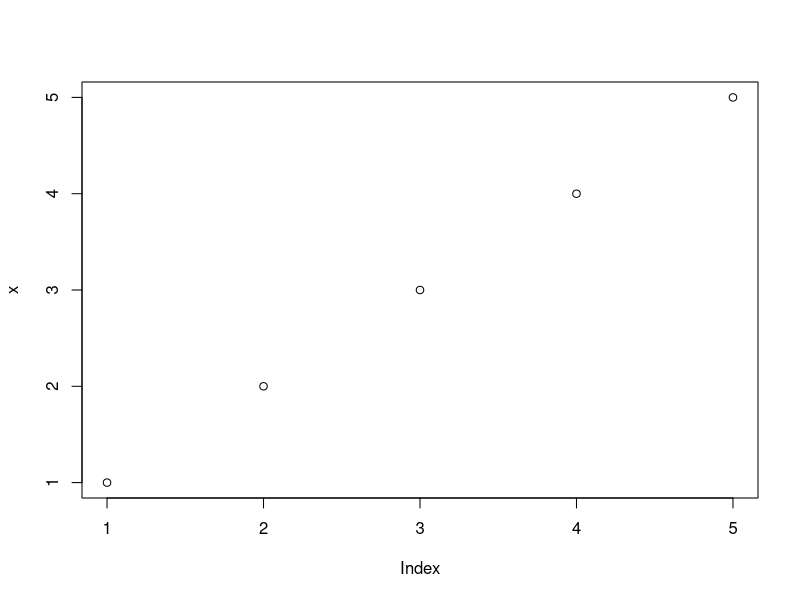
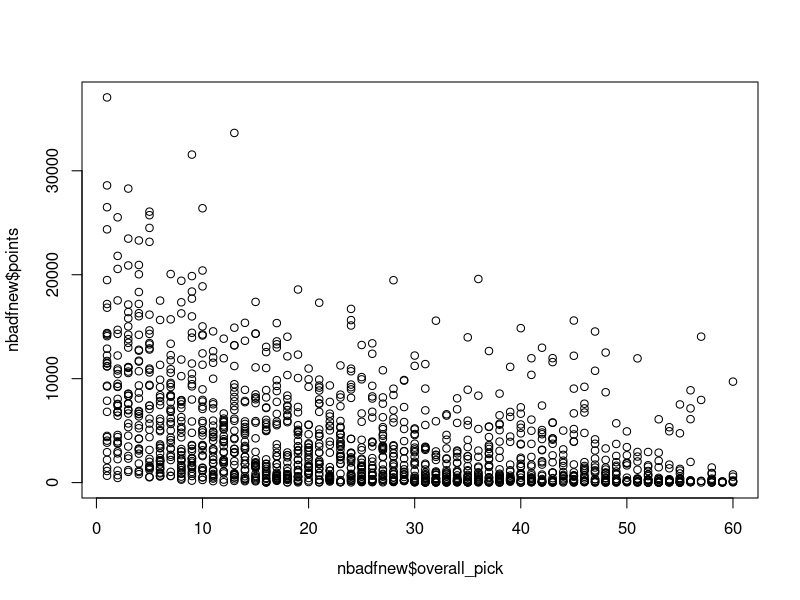
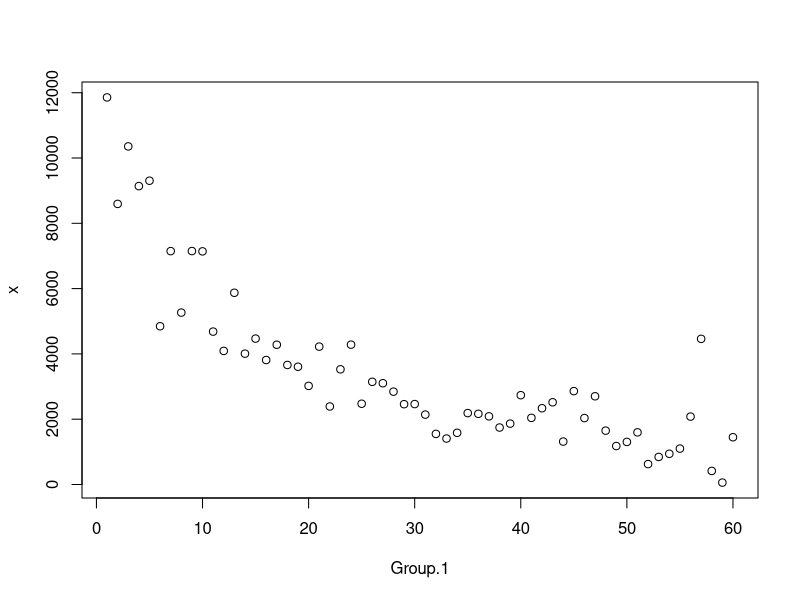
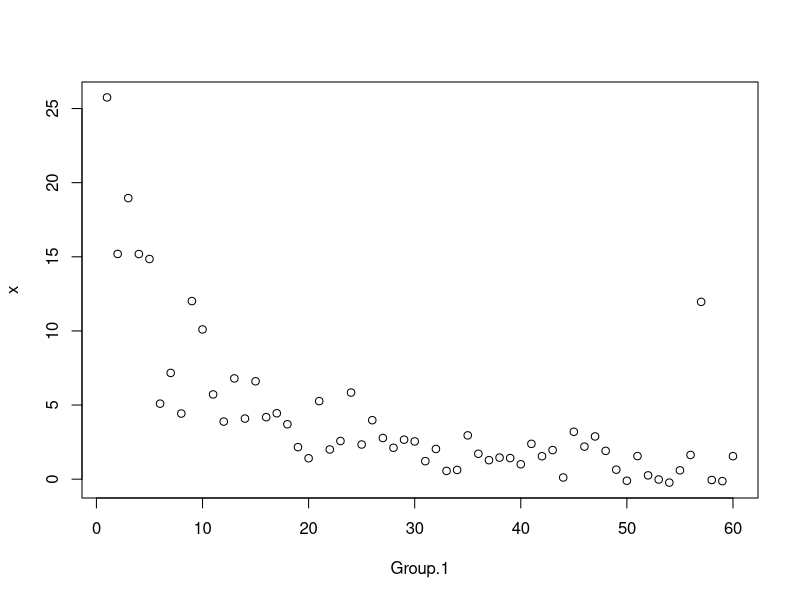

Write the R code that produced these figures, in order.
## ---- chunk 1
x <- c(1,2,3,4,5)
mean(x)
sd(x)
plot(x)
range(x)
#indexing
x[1]
#indexing matrices
mat <- matrix(c(8,4,5,6,7,9),nrow = 2, ncol = 3,byrow = TRUE)
mat[1,2]

## ---- chunk 2
setwd("C:/Users/1hanv/OneDrive/Documents/EE5373/Lab1")
nbadf <- read.csv("nbaplayersdraft.csv")
nbadf
nbadfnew <- na.omit(nbadf)
## ---- chunk 3
plot(nbadfnew$overall_pick,nbadfnew$points)
plot(aggregate(nbadfnew$points,list(nbadfnew$overall_pick),mean))
## ---- chunk 4
plot(aggregate(nbadfnew$value_over_replacement,list(nbadfnew$overall_pick),mean))
## ---- chunk 5

fiftyseven <- subset(nbadfnew,overall_pick == 57)

## ---- chunk 6
#install Hmisc before running this
library('Hmisc')
describe(nbadfnew)

## ---- chunk 7
x <- 5
if(x > 0){
print("Non-negative number")
} else {
print("Negative number")
}
## ---- chunk 8
for (x in 1:5) {
    print(x)
}
## ---- chunk 9
i <- 1
while (i < 6) {
  print(i)
  i <- i + 1
}
